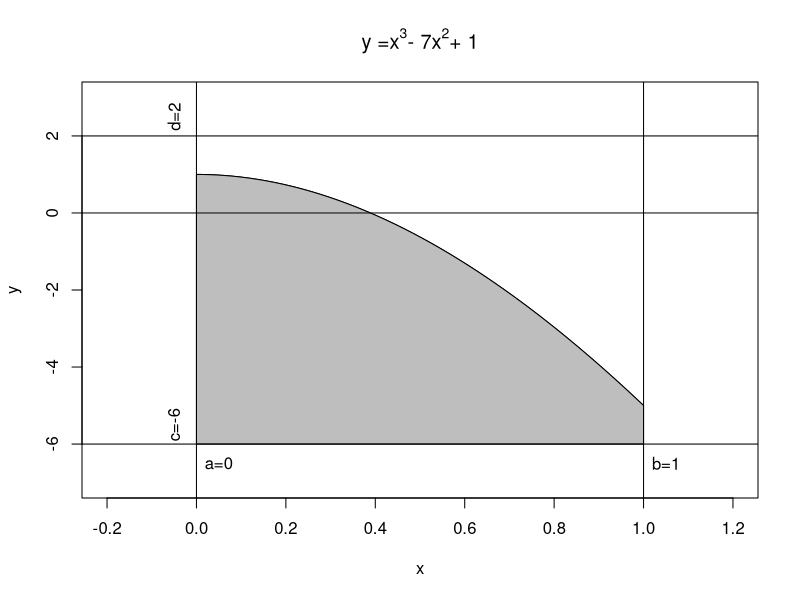

Write R code to recreate this figure.
plot(c(-.2, 1.2), c(-7, 3), type="n", xlab="x", ylab="y",
  main=expression(paste("y =", x^3, "- 7", x^2, "+ 1")))
x <- seq(0, 1, .01)
lines(x, x^3-7*x^2+1)
polygon(c(x, 1, 0, 0), c(x^3-7*x^2+1, -6, -6, 1), col="grey")
abline(h=0)
abline(h=-6)
abline(h=2)
abline(v=0)
abline(v=1)
text(0.05, -6.5, "a=0")
text(1.05, -6.5, "b=1")
text(-.05, -5.5, "c=-6", srt=90)
text(-.05, 2.5, "d=2", srt=90)
